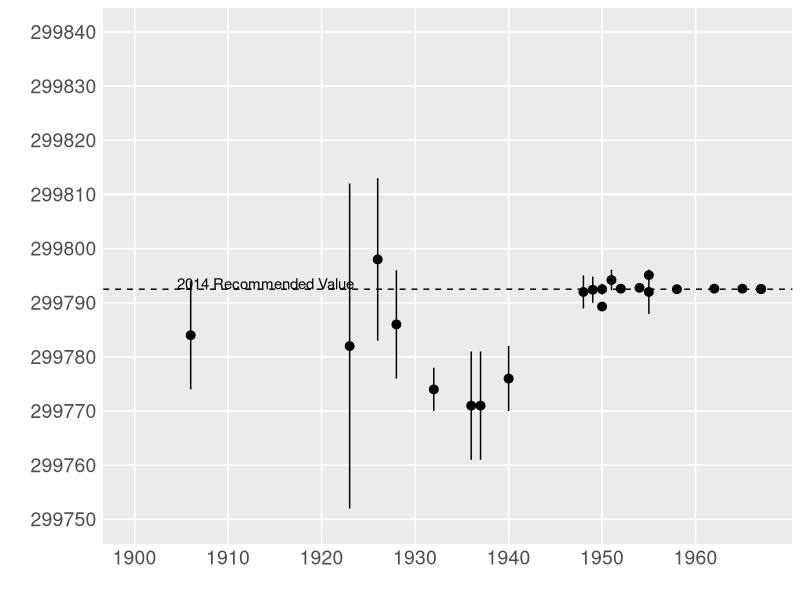
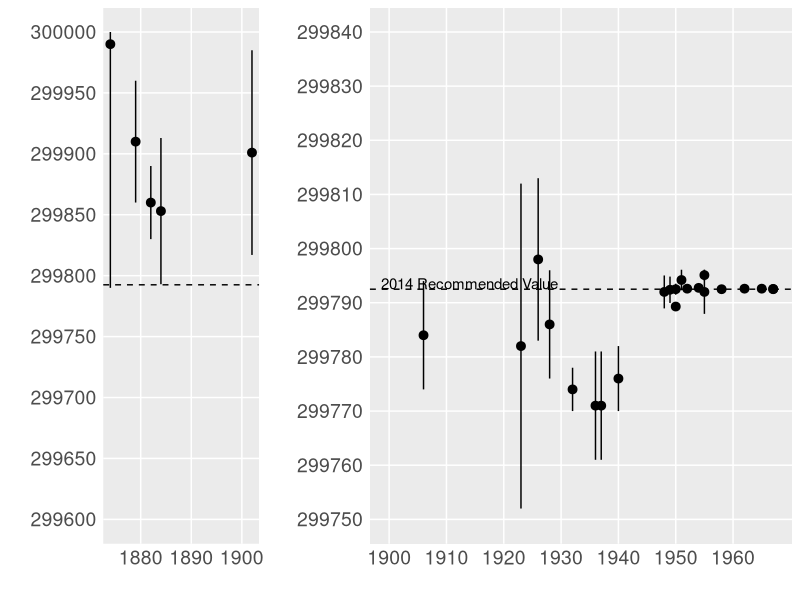
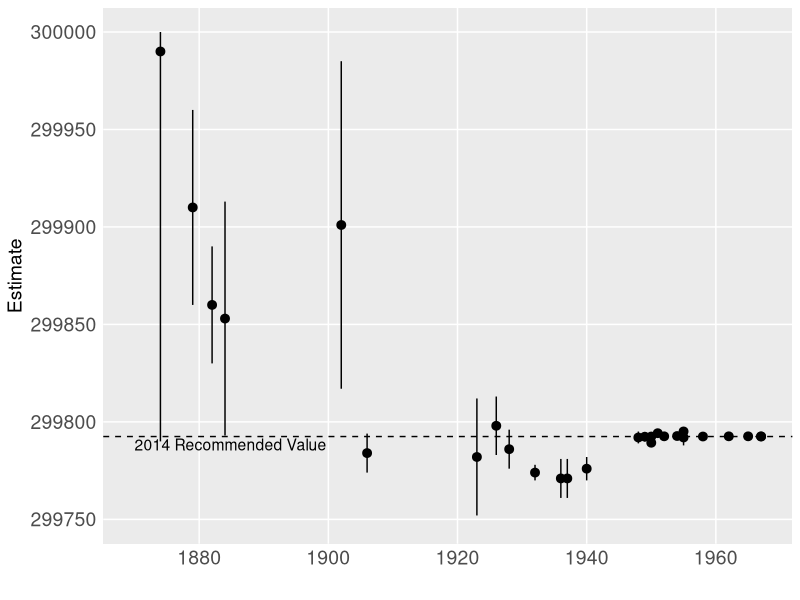
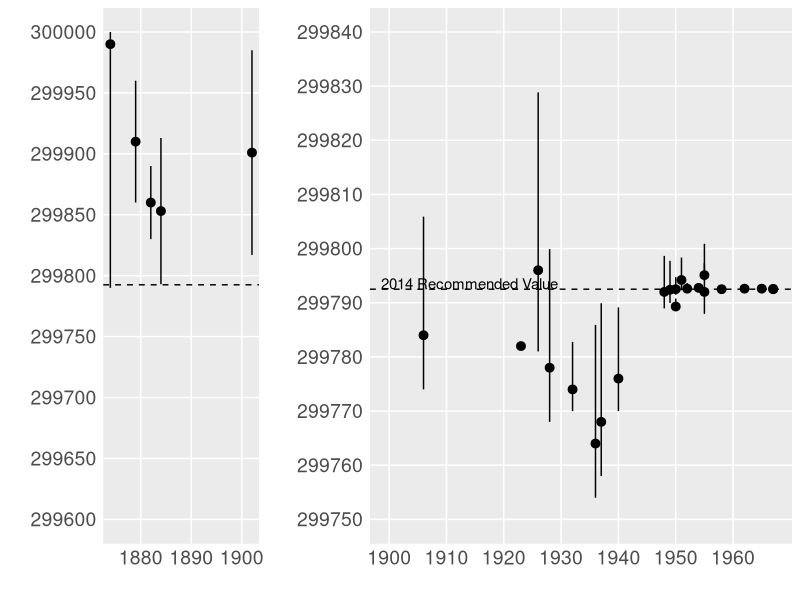
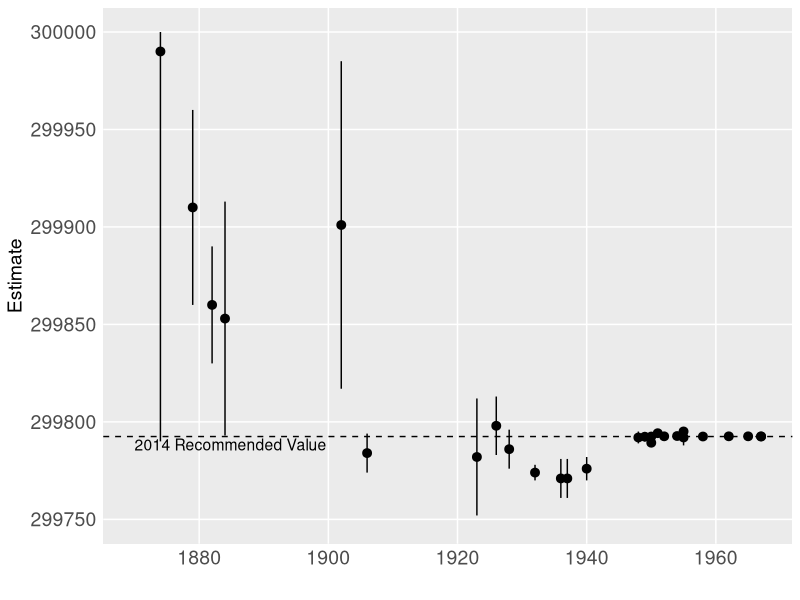
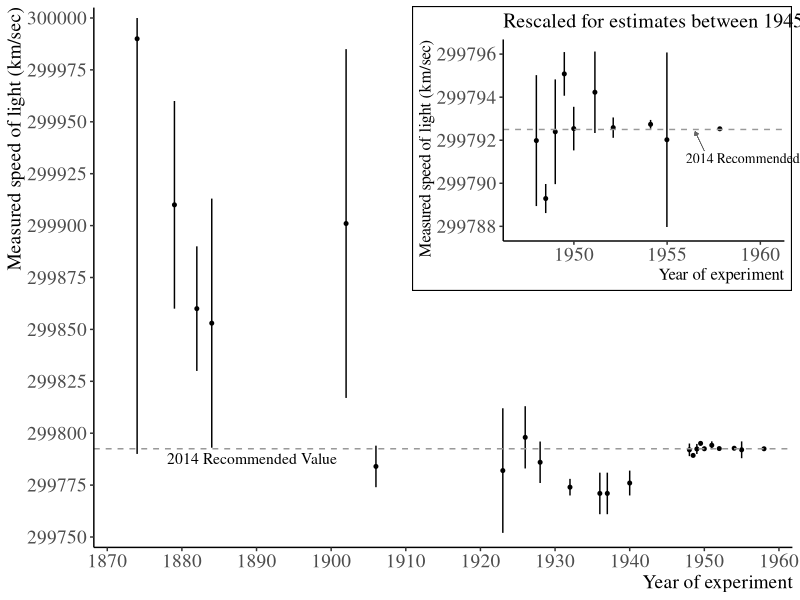

Source code (R) for these figures, in order:
###--------------------------------------------------------------------------------###
###--------------------------------------------------------------------------------###
### Graphics for measurements of the speed of light (H&F Fig 1)
###--------------------------------------------------------------------------------###
###--------------------------------------------------------------------------------###

##-------------------------------------------------------------------------------##
## Useful variables, libraries, and functions
##-------------------------------------------------------------------------------##

# Get dplyr, ggplot2
library(tidyverse)

# Code for arranging plots
library(cowplot)
library(gridExtra)

# Standard theme for graphics
stdtheme = theme(panel.grid.minor = element_blank(), 
                 axis.ticks = element_blank(),
                 axis.text = element_text(size = 14),
                 axis.title = element_text(size = 14), 
                 title = element_text(size = 16))

# stdtheme = theme(panel.grid.minor = element_blank(), 
#                  axis.ticks = element_blank(),
#                  axis.text = element_text(size = 14))


###--------------------------------------------------------------###                       
###--------------------------------------------------------------###
#' @name: birgeRatio
#' @param: t, vector of numerics, measurements of c
#' @param: v, vector of numerics, variance of measurements of c
#' @param: true_mean, numeric, take quadratic form around 
#'            pre-specified value, instead of Tbar 
#' @return: birge ratio
###--------------------------------------------------------------###
###--------------------------------------------------------------###
birgeRatio <- function(t, v, true_mean = NA){
  k = length(t)
  
  # set tbar
  if(is.na(true_mean)){
    
    tbar = weighted.mean(x=t, w=1/v)
  
  } else {
    
    tbar = true_mean

  }
  
  # Compute Q
  Q = sum((t - tbar)^2/v)
  
  ###### RETURN
  return(Q/(k-1))
}



##-------------------------------------------------------------------------------##
## Read in data and check it
##-------------------------------------------------------------------------------##
cdat = read.csv("./data/speed of light.csv")
head(cdat)

# 2014 value used in H&F
rec_val = 2.997925 * 10^5
rec_val_year = 2014

# Birge ratios don't seem to line up exactly...
cdat %>% 
  group_by(year <= 1941) %>%
  mutate(est = ifelse((hf_use_orig == 0), 
                        estimate_adj, 
                        estimate_orig)) %>%
  summarize(br = birgeRatio(est, sd^2),
            br_adj = birgeRatio(estimate_adj, sd^2), 
            br_tm = birgeRatio(est, sd^2, rec_val), 
            br_tm_adj = birgeRatio(estimate_adj, sd^2, rec_val))



##-------------------------------------------------------------------------------##
## Make plots with Birge's adjustments
##-------------------------------------------------------------------------------##

# Fig 1.1, pre-1900 measurements, using values later adjusted by Birge
pre1900 = ggplot(filter(cdat, year <= 1903)) + 
  geom_pointrange(aes(x = year, 
                      y = estimate_adj, 
                      ymin = estimate_adj - probable_error, 
                      ymax = ifelse(estimate_adj + probable_error > 300000, 
                                      300000, 
                                      estimate_adj + probable_error))) + 
  scale_y_continuous(limits = c(299600, 300000), 
                     breaks = 299600 + 50 * 0:8) + 
  scale_x_continuous(breaks = 1870 + 10*0:3) + 
  geom_hline(yintercept = rec_val, lty=2) + 
  labs(x = "", y = "") + 
  theme(panel.grid.minor = element_blank()) + 
  stdtheme


# Fig 1.2, post-1900 measurements, using values later adjusted by Birge
post1900 = ggplot(filter(cdat, year > 1902)) + 
  geom_pointrange(aes(x = year, 
                      y = estimate_adj, 
                      ymin = ifelse(estimate_adj - probable_error < 299740,
                                      299740,
                                      estimate_adj - probable_error), 
                      ymax = estimate_adj + probable_error)) + 
  scale_y_continuous(limits = c(299750, 299840),
                     breaks = 299750 + 10 * 0:9) + 
  scale_x_continuous(limits = c(1900, 1967),
                     breaks = 1900 + 10*0:6) + 
  coord_cartesian(clip = 'off') +
  geom_hline(yintercept = rec_val, lty=2) + 
  labs(x = "", y = "") + 
  annotate(geom = "text", size = 3.8,
           x = 1914, y = rec_val + 1.0, 
           label = c(paste(rec_val_year, "Recommended Value"))) + 
  stdtheme
post1900

out = grid.arrange(pre1900, post1900, 
             nrow = 1, 
             widths = c(1, 2))

ggsave(plot = out, "./graphics/HF speed of light adjusted.pdf", width = 12, height = 10)


###---Combined plot for Figure 1A
ggplot(cdat) + 
  geom_pointrange(aes(x = year, 
                      y = estimate_adj, 
                      ymin = ifelse(estimate_adj - probable_error < 299740,
                                    299740,
                                    estimate_adj - probable_error), 
                      ymax = ifelse(estimate_adj + probable_error > 300000, 
                                    300000,
                                    estimate_adj + probable_error))) + 
  scale_y_continuous(limits = c(299750, 300000)) + 
  scale_x_continuous(limits = c(1870, 1967),
                     breaks = 1880 + 20*0:4) + 
  coord_cartesian(clip = 'off') +
  geom_hline(yintercept = rec_val, lty=2) + 
  labs(x = "", y = "Estimate") + 
  annotate(geom = "text", size = 3.95,
           x = 1870, y = rec_val - 1.0,
           hjust = 0, vjust = 1,
           label = c(paste(rec_val_year, "Recommended Value"))) + 
  stdtheme

ggsave("./graphics/Figure 1A Single Pane.pdf", height = 10, width = 12)


###---Combined plot for Figure 1A with inset 
main_plot <- cdat %>% 
  filter(year < 1960) %>% 
  mutate(flag = year == lag(year),
         flag = replace(flag, is.na(flag), FALSE),
         year = replace(year, flag == TRUE, year + 0.5)) %>% 
  ggplot() + 
  geom_pointrange(aes(x = year, 
                      y = estimate_adj, 
                      ymin = ifelse(estimate_adj - probable_error < 299740,
                                    299740,
                                    estimate_adj - probable_error), 
                      ymax = ifelse(estimate_adj + probable_error > 300000, 
                                    300000,
                                    estimate_adj + probable_error)),
                  fatten = 0.75) + 
  scale_y_continuous(name = "Measured speed of light (km/sec)",
                     limits = c(299750, 300000),
                     breaks = seq(299750, 300000, 25),
                     expand = expansion(mult = 0.02)) + 
  scale_x_continuous(name = "Year of experiment",
                     limits = c(1870, 1960),
                     breaks = seq(1870, 1960, 10),
                     expand = expansion(mult = 0.02)) + 
  coord_cartesian(clip = 'off') +
  geom_hline(yintercept = rec_val, lty=2, color = "grey60") + 
  annotate(geom = "text", size = 3.95,
           x = 1878, y = rec_val - 2,
           hjust = 0, vjust = 1,
           label = c(paste(rec_val_year, "Recommended Value")),
           family = "Times") + 
  theme_classic() +
  theme(text = element_text(family = "Times"),                            
        axis.text = element_text(size = 14),
        axis.title = element_text(size = 14), 
        title = element_text(size = 16),
        axis.title.x = element_text(hjust = 1),
        axis.title.y = element_text(hjust = 1))

# inset plot
inset_plot <- cdat %>% 
  filter(year >= 1945 & year < 1960) %>% 
  mutate(flag = year == lag(year),
         flag = replace(flag, is.na(flag), FALSE),
         year = replace(year, flag == TRUE, year + 0.5)) %>% 
ggplot() + 
  geom_pointrange(aes(x = year, 
                      y = estimate_adj, 
                      ymin = ifelse(estimate_adj - probable_error < 299740,
                                    299740,
                                    estimate_adj - probable_error), 
                      ymax = ifelse(estimate_adj + probable_error > 300000, 
                                    300000,
                                    estimate_adj + probable_error)),
                  position = position_jitter(),
                  fatten = 0.75) + 
  scale_y_continuous(name = "Measured speed of light (km/sec)",
                     limits = c(299787.5, 299796.5),
                     breaks = seq(299788, 299796, 2),
                     expand = expansion(mult = 0.02)) + 
  scale_x_continuous(name = "Year of experiment",
                     limits = c(1946.5, 1961),
                     breaks = seq(1950, 1960, 5),
                     expand = expansion(mult = 0.02)) + 
  coord_cartesian(clip = 'off') +
  geom_hline(yintercept = rec_val, lty=2, color = "grey60") + 
  annotate(geom = "text", size = 3.5,
           x = 1956, y = rec_val - 1.1,
           hjust = 0, vjust = 1,
           label = c(paste(rec_val_year, "Recommended Value")),
           family = "Times") +
  geom_segment(aes(x = 1957, y = rec_val-1, 
                 xend = 1956.5, yend = rec_val - 0.1),
             arrow = arrow(length = unit(0.02, "npc"), type = "closed" ),
             size = 0.1, color = "grey40") +
  ggtitle("Rescaled for estimates between 1945 and 1960") +
  theme_classic() +
  theme(text = element_text(family="Times"),
        axis.text = element_text(size = 14),
        axis.title = element_text(size = 14), 
        title = element_text(size = 12),
        axis.title.x = element_text(hjust = 1, size = 12),
        axis.title.y = element_text(hjust = 1, size = 12),
        plot.background = element_rect(colour = "black", 
                                        size = 0.75))

# Place the inset
plot_with_inset <-
  ggdraw() +
  draw_plot(main_plot) +
  draw_plot(inset_plot,
            hjust = 1, vjust = 1,
            x = 0.99, y = 0.99, 
            width = 0.475, height = 0.475)
  # draw_plot_label(
  #   c("(A)", "(B)"),
  #   c(0, 0.45),
  #   c(1, 0.95),
  #   size = 12,
  #   family = "Times"
  # )

ggsave("./graphics/Figure 1A Single Pane with inset.pdf", plot_with_inset, height = 9, width = 12)


##-------------------------------------------------------------------------------##
## Make plots without Birge's adjustments
##-------------------------------------------------------------------------------##
cdat_hf = cdat %>% mutate(est = ifelse((hf_use_orig == 0), estimate_adj, estimate_orig))
           
# Fig 1.1, pre-1900 measurments w/o Birge's adjustments
pre1900_un = ggplot(filter(cdat_hf, year <= 1903)) + 
  geom_pointrange(aes(x = year, 
                      y = est, 
                      ymin = est - probable_error, 
                      ymax = ifelse(est + probable_error > 300000, 
                                      300000, 
                                      est + probable_error))) + 
  scale_y_continuous(limits = c(299600, 300000), 
                     breaks = 299600 + 50 * 0:8) + 
  scale_x_continuous(breaks = 1870 + 10*0:3) + 
  geom_hline(yintercept = rec_val, lty=2) + 
  labs(x = "", y = "") + 
  theme(panel.grid.minor = element_blank()) + 
  stdtheme


# Fig 1.2, post-1900 measurments w/o Birge's adjustments
post1900_un = ggplot(filter(cdat_hf, year > 1902)) + 
  geom_pointrange(aes(x = year, 
                      y = est, 
                      ymin = ifelse(est - probable_error < 299750, 
                                      299750, 
                                      est - probable_error), 
                      ymax = est + 1.48 * sd)) + 
  scale_y_continuous(limits = c(299750, 299840),
                     breaks = 299750 + 10 * 0:9) + 
  scale_x_continuous(limits = c(1900, 1967),
                     breaks = 1900 + 10*0:6) + 
  geom_hline(yintercept = rec_val, lty=2) + 
  labs(x = "", y = "") + 
  annotate(geom = "text", size = 3.8,
           x = 1914, y = rec_val + 1.0, 
           label = c(paste(rec_val_year, "Recommended Value"))) + 
  stdtheme

out_un = grid.arrange(pre1900_un, post1900_un, 
                   nrow = 1, 
                   widths = c(1, 2))

ggsave(plot = out_un, "./graphics/HF speed of light unadjusted.pdf", width = 12, height = 10)     
